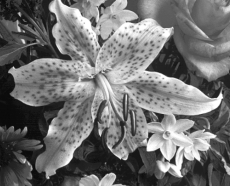
%> input picture Practica 0/imagenes/lily_gray.tif, 230 x 186 px
$ octave Prog2.m   (GNU Octave 9; MATLAB toolbox functions it lacks are replaced by stand-ins)
%> lines starting %> are read from the running program, lines starting %| are printed output that depends on the picture; in (x1, y1, x2, y2) boxes, pixels count from 0 and x2, y2 are one past the last pixel; in counts of white or black regions, pixels touching at a corner belong together; the program's own positions count from 1
clear all
close all
im = imread('imagenes\lily_gray.tif');
%> im is the input picture: size 186x230 uint8; min 9, max 255, mean 113.1
im2 = im2bw(im,100/255);
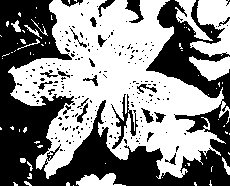
%> im2: size 186x230 logical; 53.7% white; 209 black regions (186 under 20 px), largest, box (x1, y1, x2, y2) and area: (0, 0, 230, 186) 17658, (111, 94, 138, 149) 385, (125, 0, 144, 23) 213
im3 = imresize(im,0.5);
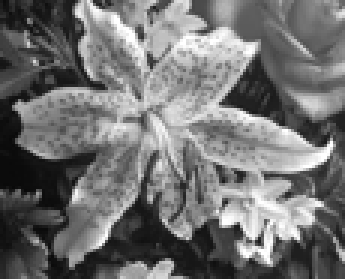
%> im3: size 93x115 uint8 (shown 3 times larger); min 9, max 255, mean 113.1
x = size(1);
y = size(2);
c = [x/4, y/4, 3*x/4, 3*y/4];
%> (the run ends here)
